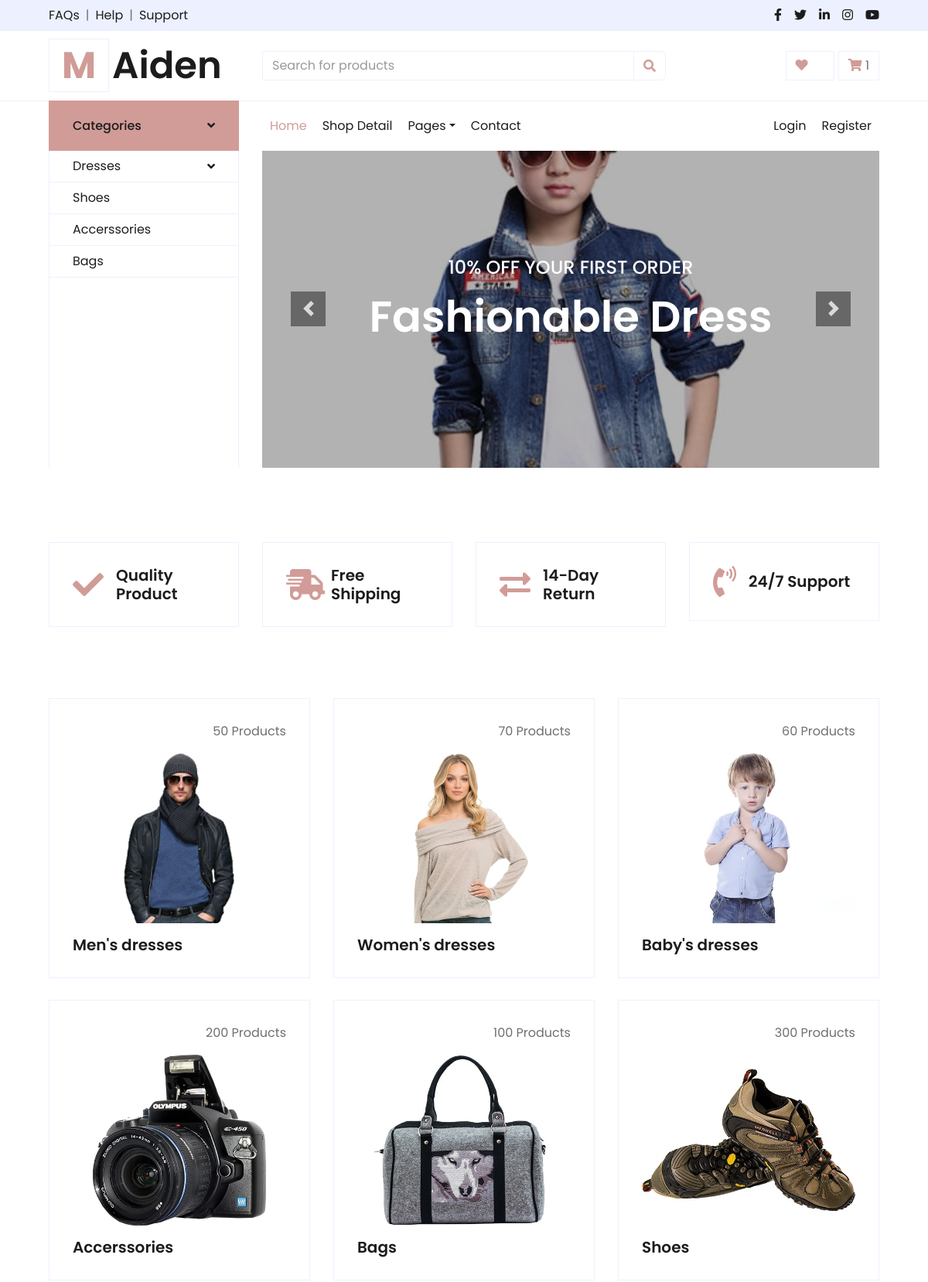
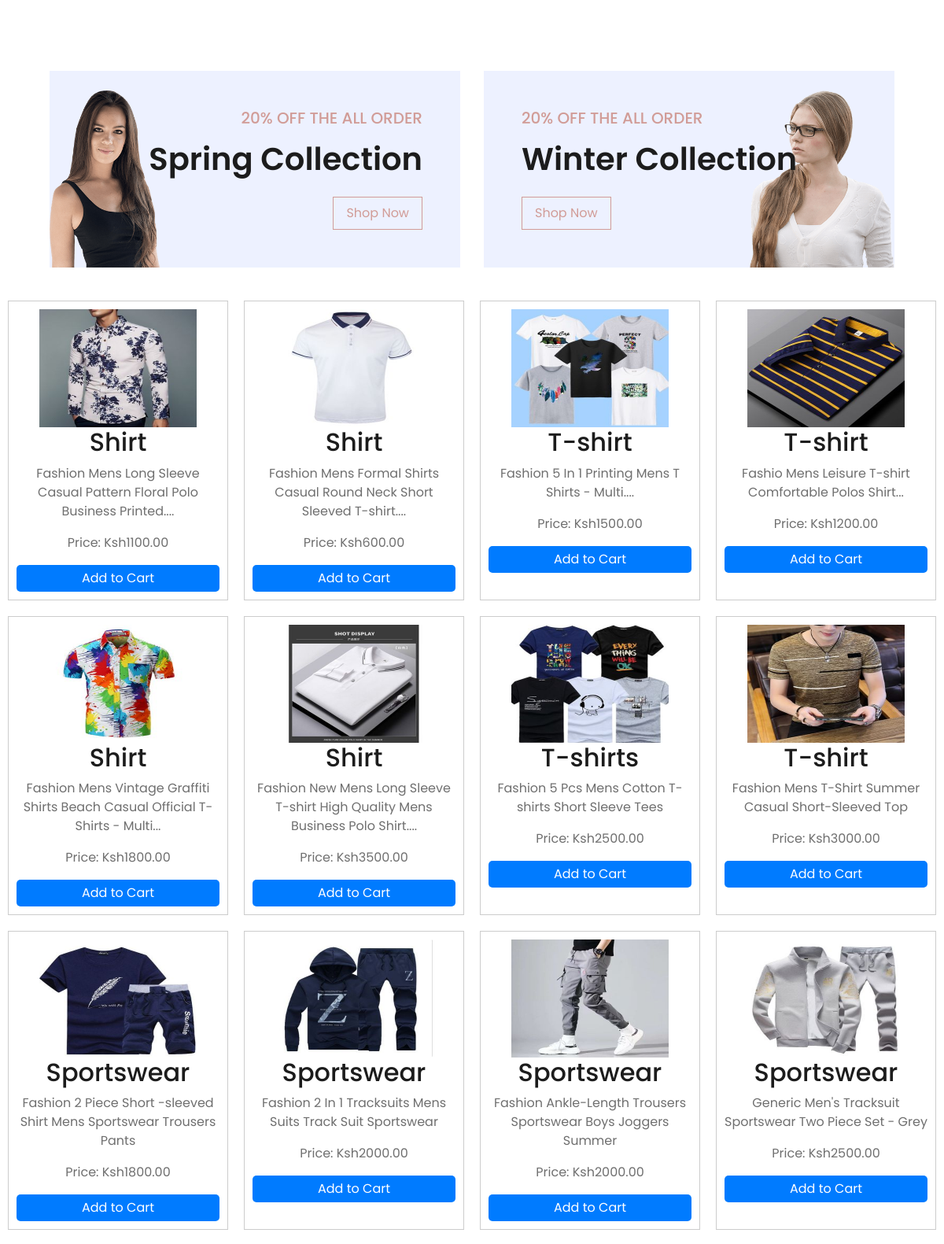
Screenshot of / (signed in, upper part) with the database file from the repository (2 pictures, top to bottom).
### cart/models.py (models this page shows, shortened)
class Product(models.Model):
    name = models.CharField(max_length=100)
    description = models.TextField(null=True)
    price = models.DecimalField(max_digits=10, decimal_places=2)
    image = models.ImageField(upload_to='products/')

### cart/views.py (the view)
# urls.py: path('', views.product_list, name='product_list'),
def product_list(request):
    products = Product.objects.all()
    cart_count = CartItem.objects.filter(user=request.user).aggregate(Sum('quantity'))['quantity__sum']
    cart_count = cart_count if cart_count else 0
    price = 0
    return render(request, 'index.html', {'products': products, 'cart_count': cart_count, 'price': price})

### templates/index.html (shortened to what this page needs)
{% extends 'master.html' %}
{% load static %}
{% block content %}
    <div class="container-fluid">
        <div class="row bg-secondary py-2 px-xl-5">
            <div class="col-lg-6 d-none d-lg-block">
                <div class="d-inline-flex align-items-center">
                    <a class="text-dark" href="">FAQs</a>
                    <span class="text-muted px-2">|</span>
                    <a class="text-dark" href="">Help</a>
                    <span class="text-muted px-2">|</span>
                    <a class="text-dark" href="">Support</a>
                </div>
            </div>
            <div class="col-lg-6 text-center text-lg-right">
                <div class="d-inline-flex align-items-center">
                    <a class="text-dark px-2" href="">
                        <i class="fab fa-facebook-f"></i>
                    </a>
                    <a class="text-dark px-2" href="">
                        <i class="fab fa-twitter"></i>
                    </a>
                    <a class="text-dark px-2" href="">
                        <i class="fab fa-linkedin-in"></i>
                    </a>
                    <a class="text-dark px-2" href="">
                        <i class="fab fa-instagram"></i>
                    </a>
                    <a class="text-dark pl-2" href="">
                        <i class="fab fa-youtube"></i>
                    </a>
                </div>
            </div>
        </div>
        <div class="row align-items-center py-3 px-xl-5">
            <div class="col-lg-3 d-none d-lg-block">
                <a href="" class="text-decoration-none">
                    <h1 class="m-0 display-5 font-weight-semi-bold"><span class="text-primary font-weight-bold border px-3 mr-1">M</span>Aiden</h1>
                </a>
            </div>
            <div class="col-lg-6 col-6 text-left">
                <form action="">
                    <div class="input-group">
                        <input type="text" class="form-control" placeholder="Search for products">
                        <div class="input-group-append">
                            <span class="input-group-text bg-transparent text-primary">
                                <i class="fa fa-search"></i>
                            </span>
                        </div>
                    </div>
                </form>
            </div>
            <div class="col-lg-3 col-6 text-right">
                <a href="" class="btn border">
                    <i class="fas fa-heart text-primary"></i>
                    <span class="badge">0</span>
                </a>
                <a href="{% url 'cart:view_cart' %}" class="btn border">
                    <i class="fas fa-shopping-cart text-primary"></i>
                    <span  id="cart-count">{{ cart_count }}</span>
                </a>
            </div>
        </div>
    </div>
    <div class="container-fluid mb-5">
        <div class="row border-top px-xl-5">
            <div class="col-lg-3 d-none d-lg-block">
                <a class="btn shadow-none d-flex align-items-center justify-content-between bg-primary text-white w-100" data-toggle="collapse" href="#navbar-vertical" style="height: 65px; margin-top: -1px; padding: 0 30px;">
                    <h6 class="m-0">Categories</h6>
                    <i class="fa fa-angle-down text-dark"></i>
                </a>
                <nav class="collapse show navbar navbar-vertical navbar-light align-items-start p-0 border border-top-0 border-bottom-0" id="navbar-vertical">
                    <div class="navbar-nav w-100 overflow-hidden" style="height: 410px">
                        <div class="nav-item dropdown">
                            <a href="#" class="nav-link" data-toggle="dropdown">Dresses <i class="fa fa-angle-down float-right mt-1"></i></a>
                        </div>
                        <a href="Shoes" class="nav-item nav-link">Shoes</a>
                        <a href="Accerssories" class="nav-item nav-link">Accerssories</a>
                        <a href="Bags" class="nav-item nav-link">Bags</a>
                    </div>
                </nav>
            </div>
            <div class="col-lg-9">
                <nav class="navbar navbar-expand-lg bg-light navbar-light py-3 py-lg-0 px-0">
                    <div class="collapse navbar-collapse justify-content-between" id="navbarCollapse">
                        <div class="navbar-nav mr-auto py-0">
                            <a href="" class="nav-item nav-link active">Home</a>
                            <a href="details" class="nav-item nav-link">Shop Detail</a>
                            <div class="nav-item dropdown">
                                <a href="#" class="nav-link dropdown-toggle" data-toggle="dropdown">Pages</a>
                            </div>
                            <a href="contact" class="nav-item nav-link">Contact</a>
                        </div>
                        <div class="navbar-nav ml-auto py-0">
                            <a href="admin" class="nav-item nav-link">Login</a>
                            <a href="admin/auth/user/add/" class="nav-item nav-link">Register</a>
                        </div>
                    </div>
                </nav>
<div id="header-carousel" class="carousel slide" data-ride="carousel">
                    <div class="carousel-inner">
                        <div class="carousel-item active" style="height: 410px;">
                            <img class="img-fluid" src="{% static 'img/product-2.jpg' %}" alt="Image">
                            <div class="carousel-caption d-flex flex-column align-items-center justify-content-center">
                                <div class="p-3" style="max-width: 700px;">
                                    <h4 class="text-light text-uppercase font-weight-medium mb-3">10% Off Your First Order</h4>
                                    <h3 class="display-4 text-white font-weight-semi-bold mb-4">Fashionable Dress</h3>
                                </div>
                            </div>
                        </div>
                    </div>
                    <a class="carousel-control-prev" href="#header-carousel" data-slide="prev">
                        <div class="btn btn-dark" style="width: 45px; height: 45px;">
                            <span class="carousel-control-prev-icon mb-n2"></span>
                        </div>
                    </a>
                    <a class="carousel-control-next" href="#header-carousel" data-slide="next">
                        <div class="btn btn-dark" style="width: 45px; height: 45px;">
                            <span class="carousel-control-next-icon mb-n2"></span>
                        </div>
                    </a>
                </div>
            </div>
        </div>
    </div>
    <div class="container-fluid pt-5">
        <div class="row px-xl-5 pb-3">
            <div class="col-lg-3 col-md-6 col-sm-12 pb-1">
                <div class="d-flex align-items-center border mb-4" style="padding: 30px;">
                    <h1 class="fa fa-check text-primary m-0 mr-3"></h1>
                    <h5 class="font-weight-semi-bold m-0">Quality Product</h5>
                </div>
            </div>
            <div class="col-lg-3 col-md-6 col-sm-12 pb-1">
                <div class="d-flex align-items-center border mb-4" style="padding: 30px;">
                    <h1 class="fa fa-shipping-fast text-primary m-0 mr-2"></h1>
                    <h5 class="font-weight-semi-bold m-0">Free Shipping</h5>
                </div>
            </div>
            <div class="col-lg-3 col-md-6 col-sm-12 pb-1">
                <div class="d-flex align-items-center border mb-4" style="padding: 30px;">
                    <h1 class="fas fa-exchange-alt text-primary m-0 mr-3"></h1>
                    <h5 class="font-weight-semi-bold m-0">14-Day Return</h5>
                </div>
            </div>
            <div class="col-lg-3 col-md-6 col-sm-12 pb-1">
                <div class="d-flex align-items-center border mb-4" style="padding: 30px;">
                    <h1 class="fa fa-phone-volume text-primary m-0 mr-3"></h1>
                    <h5 class="font-weight-semi-bold m-0">24/7 Support</h5>
                </div>
            </div>
        </div>
    </div>
    <div class="container-fluid pt-5">
        <div class="row px-xl-5 pb-3">
            <div class="col-lg-4 col-md-6 pb-1">
                <div class="cat-item d-flex flex-column border mb-4" style="padding: 30px;">
                    <p class="text-right">50 Products</p>
                    <a href="" class="cat-img position-relative overflow-hidden mb-3">
                        <img class="img-fluid" src="{% static 'img/cat-1.jpg' %}" alt="">
                    </a>
                    <h5 class="font-weight-semi-bold m-0">Men's dresses</h5>
                </div>
            </div>
            <div class="col-lg-4 col-md-6 pb-1">
                <div class="cat-item d-flex flex-column border mb-4" style="padding: 30px;">
                    <p class="text-right">70 Products</p>
                    <a href="" class="cat-img position-relative overflow-hidden mb-3">
                        <img class="img-fluid" src="{% static 'img/cat-2.jpg' %}" alt="">
                    </a>
                    <h5 class="font-weight-semi-bold m-0">Women's dresses</h5>
                </div>
            </div>
            <div class="col-lg-4 col-md-6 pb-1">
                <div class="cat-item d-flex flex-column border mb-4" style="padding: 30px;">
                    <p class="text-right">60 Products</p>
                    <a href="" class="cat-img position-relative overflow-hidden mb-3">
                        <img class="img-fluid" src="{% static 'img/cat-3.jpg' %}" alt="">
                    </a>
                    <h5 class="font-weight-semi-bold m-0">Baby's dresses</h5>
                </div>
            </div>
            <div class="col-lg-4 col-md-6 pb-1">
                <div class="cat-item d-flex flex-column border mb-4" style="padding: 30px;">
                    <p class="text-right">200 Products</p>
                    <a href="" class="cat-img position-relative overflow-hidden mb-3">
                        <img class="img-fluid" src="{% static 'img/cat-4.jpg' %}" alt="">
                    </a>
                    <h5 class="font-weight-semi-bold m-0">Accerssories</h5>
                </div>
            </div>
            <div class="col-lg-4 col-md-6 pb-1">
                <div class="cat-item d-flex flex-column border mb-4" style="padding: 30px;">
                    <p class="text-right">100 Products</p>
                    <a href="" class="cat-img position-relative overflow-hidden mb-3">
                        <img class="img-fluid" src="{% static 'img/cat-5.jpg'%}" alt="">
                    </a>
                    <h5 class="font-weight-semi-bold m-0">Bags</h5>
                </div>
            </div>
            <div class="col-lg-4 col-md-6 pb-1">
                <div class="cat-item d-flex flex-column border mb-4" style="padding: 30px;">
                    <p class="text-right">300 Products</p>
                    <a href="" class="cat-img position-relative overflow-hidden mb-3">
                        <img class="img-fluid" src="{% static 'img/cat-6.jpg' %}" alt="">
                    </a>
                    <h5 class="font-weight-semi-bold m-0">Shoes</h5>
                </div>
            </div>
        </div>
    </div>
    <div class="container-fluid offer pt-5">
        <div class="row px-xl-5">
            <div class="col-md-6 pb-4">
                <div class="position-relative bg-secondary text-center text-md-right text-white mb-2 py-5 px-5">
                    <img src="{% static 'img/offer-1.png' %}" alt="">
                    <div class="position-relative" style="z-index: 1;">
                        <h5 class="text-uppercase text-primary mb-3">20% off the all order</h5>
                        <h1 class="mb-4 font-weight-semi-bold">Spring Collection</h1>
                        <a href="" class="btn btn-outline-primary py-md-2 px-md-3">Shop Now</a>
                    </div>
                </div>
            </div>
            <div class="col-md-6 pb-4">
                <div class="position-relative bg-secondary text-center text-md-left text-white mb-2 py-5 px-5">
                    <img src="{% static 'img/offer-2.png' %}" alt="">
                    <div class="position-relative" style="z-index: 1;">
                        <h5 class="text-uppercase text-primary mb-3">20% off the all order</h5>
                        <h1 class="mb-4 font-weight-semi-bold">Winter Collection</h1>
                        <a href="" class="btn btn-outline-primary py-md-2 px-md-3">Shop Now</a>
                    </div>
                </div>
            </div>
        </div>
    </div>
                        <ul class="product-list">
                            {% for product in products %}
                                <li class="product-item">
                                    <img src="{{ product.image.url }}" alt="{{ product.name }}" width="200" height="150">
                                    <h2>{{ product.name }}</h2>
                                    <p>{{ product.description }}</p>
                                    <p>Price: Ksh{{ product.price }}</p>
                                    <a class="buy-now-button" href="{% url 'cart:add_to_cart' product.id %}">Add to Cart</a>
                                </li>
                            {% endfor %}
                        </ul>
{% endblock %}

### templates/master.html (shortened to what this page needs)
{% load static %}
<!DOCTYPE html>
<html lang="en">
<head>
    {% block link %}
    <link rel="stylesheet" href="https://stackpath.bootstrapcdn.com/bootstrap/4.5.2/css/bootstrap.min.css">
    <link rel="stylesheet" href="https://cdnjs.cloudflare.com/ajax/libs/font-awesome/6.0.0/css/all.min.css">
    <link href="https://cdn.jsdelivr.net/npm/bootstrap@5.3.2/dist/css/bootstrap.min.css" rel="stylesheet">
    <link href="https://cdnjs.cloudflare.com/ajax/libs/font-awesome/5.10.0/css/all.min.css" rel="stylesheet">
    <link href="{% static 'lib/owlcarousel/assets/owl.carousel.css/owl.carousel.min.css' %}" rel="stylesheet">
    <link href="{% static 'css/style.css' %}" rel="stylesheet">
        <link rel="stylesheet" href="{% static 'css/index.css' %}">
    {% endblock %}
</head>
<body>
{% block content %}
{% endblock %}
</body>
</html>

### static/css/index.css (style rules this page uses)
.product-list { display: flex; flex-wrap: wrap; justify-content: space-between; list-style: none; padding: 0; }
.product-item { flex: 1; max-width: 30%; margin: 10px; border: 1px solid #ccc; padding: 10px; text-align: center; }
.buy-now-button { display: block; margin-top: 10px; background-color: #007bff; color: #fff; text-decoration: none; padding: 5px 10px; border-radius: 5px; }

### rows the page displays
Product: image (picture), name "Shirt", description "Fashion Mens Long Sleeve Casual Pattern Floral Polo Business Printed....", price "1100.00"
Product: image (picture), name "Shirt", description "Fashion Mens Formal Shirts Casual Round Neck Short Sleeved T-shirt....", price "600.00"
Product: image (picture), name "T-shirt", description "Fashion 5 In 1 Printing Mens T Shirts - Multi....", price "1500.00"
Product: image (picture), name "T-shirt", description "Fashio Mens Leisure T-shirt Comfortable Polos Shirt...", price "1200.00"
Product: image (picture), name "Shirt", description "Fashion Mens Vintage Graffiti Shirts Beach Casual Official T-Shirts - Multi...", price "1800.00"
Product: image (picture), name "Shirt", description "Fashion New Mens Long Sleeve T-shirt High Quality Mens Business Polo Shirt....", price "3500.00"
Product: image (picture), name "T-shirts", description "Fashion 5 Pcs Mens Cotton T-shirts Short Sleeve Tees", price "2500.00"
Product: image (picture), name "T-shirt", description "Fashion Mens T-Shirt Summer Casual Short-Sleeved Top", price "3000.00"
Product: image (picture), name "Sportswear", description "Fashion 2 Piece Short -sleeved Shirt Mens Sportswear Trousers Pants", price "1800.00"
Product: image (picture), name "Sportswear", description "Fashion 2 In 1 Tracksuits Mens Suits Track Suit Sportswear", price "2000.00"
Product: image (picture), name "Sportswear", description "Fashion Ankle-Length Trousers Sportswear Boys Joggers Summer", price "2000.00"
Product: image (picture), name "Sportswear", description "Generic Men's Tracksuit Sportswear Two Piece Set - Grey", price "2500.00"

### other values shown
{{ cart_count }} "1"
